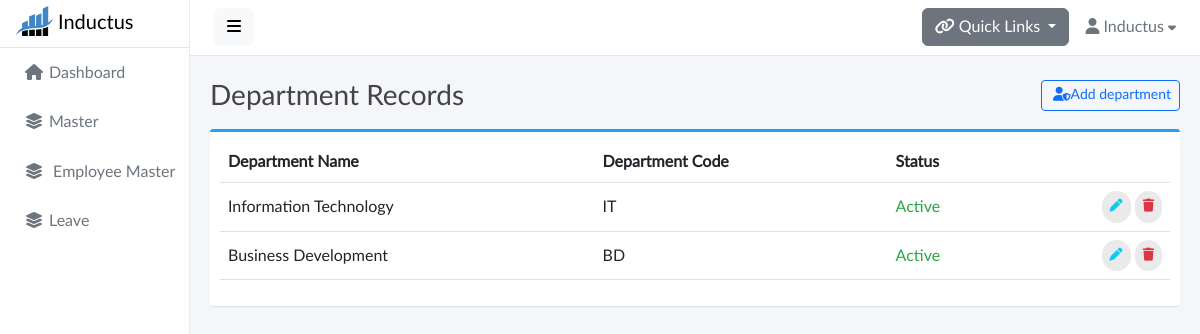
Before: /job-master/department-master/ (signed in) with the older database file.
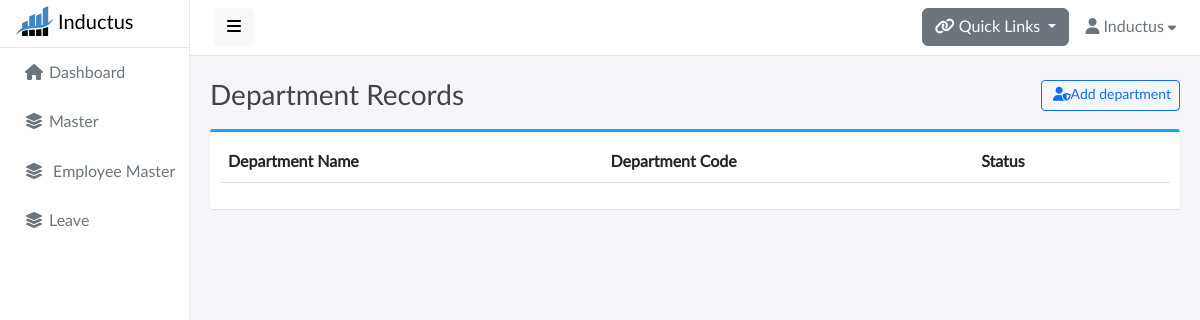
After: the same page with the newer database file.
### base/models.py (models this page shows, shortened)
class Department(models.Model):
    id = models.CharField(max_length=25,primary_key=True,default=generate_unique_id,editable=False)
    department_name = models.CharField(max_length=100,unique=True)
    department_code = models.CharField(max_length=5,unique=True,blank=True,null=True)
    status = models.BooleanField(default=True)

### base/views.py (the view)
# urls.py: path('job-master/department-master/',views.DepartmentMaster,name='department-master'),
@login_required(login_url='signin')
def DepartmentMaster(request):
    department_records = Department.objects.all()
    if request.method == 'POST':
        department_form = DepartmentMasterForm(data=request.POST)
        department_code = request.POST['department_code']
        dname = request.POST['department_name']
        departmentcode_exist = Department.objects.filter(department_code=department_code).exists() or  Department.objects.filter(department_name=dname).exists()
        if departmentcode_exist:
            messages.error(request, "Department name or code already Exists")
            return redirect('department-master')
        if department_form.is_valid():
            department_form.save()
            messages.success(request, "Department added successfully.")
            return redirect('branch-master')
    else:
        department_form = DepartmentMasterForm()
    context = {
        'department_records': department_records,
        'department_form': department_form,
    }
    return render(request, 'department_master.html', context)

### base/models.py (called while the page is built)
def generate_unique_id():
    return nanoid.generate(size=25)

### base/templates/department_master.html (shortened to what this page needs)
{% extends 'base.html' %} {% load static %}
{% block start %}
<div class="content">
  <div class="container">
    <div class="page-title">
      <h3>
        Department Records
        <button
          type="button"
          class="btn btn-sm btn-outline-primary float-end"
          data-bs-toggle="modal"
          data-bs-target="#exampleModal"
        >
          &nbsp;<i class="fas fa-user-shield"></i>Add department
        </button>
      </h3>
    </div>
    <div class="box box-primary">
      <div class="box-body">
        <table width="100%" class="table table-hover" id="dataTables-example">
          <thead>
            <tr>
              <th>Department Name</th>
              <th>Department Code</th>
              <th>Status</th>
              <th></th>
            </tr>
          </thead>
          <tbody>
            {% for department in department_records %}
            <tr>
              <td>{{department.department_name}}</td>
              <td>{{department.department_code}}</td>
              {% if department.status %}
              <td style="color: #28a745">Active</td>
              {% else %}
              <td style="color: #dc3545">In Active</td>
              {% endif %}
              <td class="text-end">
                <a
                  href=""
                  class="btn btn-outline-info btn-rounded"
                  data-bs-toggle="modal"
                  data-bs-target="#editdepartmentModal{{department.id}}"
                  ><i class="fas fa-pen"></i
                ></a>
                <a
                  class="btn btn-outline-danger btn-rounded"
                  data-bs-toggle="modal"
                  data-bs-target="#deletedepartmentModal{{department.id}}"
                >
                  <i class="fas fa-trash"></i>
                </a>
              </td>
            </tr>
            {% endfor %}
          </tbody>
        </table>
      </div>
    </div>
  </div>
</div>
{% endblock %}

Changed rows visible on the page:
removed Department: department_name "Information Technology", department_code "IT", status "Active"
removed Department: department_name "Business Development", department_code "BD", status "Active"
